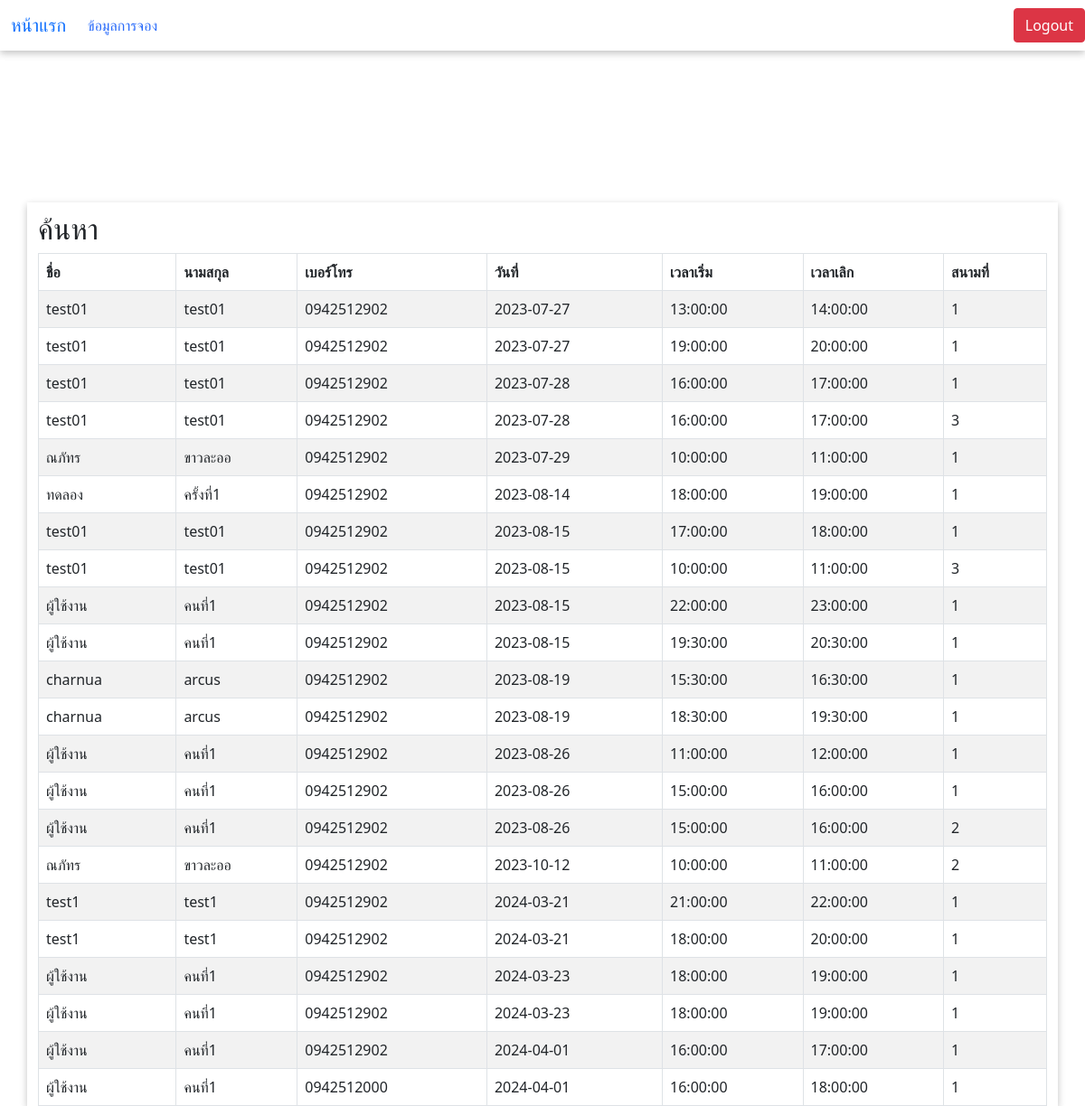
/data_reserve.php (signed in), run on the app's committed database.
### tables this page shows
CREATE TABLE `football_field` (
  `resever_id` int(11) NOT NULL,
  `firstname` varchar(255) NOT NULL,
  `lastname` varchar(255) DEFAULT NULL,
  `tel` varchar(10) NOT NULL,
  `date_reserve` date DEFAULT NULL,
  `start_time` time DEFAULT NULL,
  `end_time` time DEFAULT NULL,
  `field_number` int(1) DEFAULT NULL,
  `status` varchar(255) NOT NULL DEFAULT 'รอดำเนินการ',
  `user_id` int(11) DEFAULT NULL,
  `image_status` varchar(255) NOT NULL,
  `image_id` int(11) DEFAULT NULL
);

### data_reserve.php (the view, shortened to what this page needs)
<?php
    require_once 'config/db.php';
?>
<!DOCTYPE html>
<html lang="en">
<head>
    <link rel="stylesheet" href="style.css">
    <link href="https://cdn.jsdelivr.net/npm/bootstrap@5.0.2/dist/css/bootstrap.min.css" rel="stylesheet">
</head>
<body>
        <nav class="navbar navbar-expand-lg" style="background-color: #ffffff; box-shadow: rgba(0, 0, 0, 0.24) 0px 3px 8px; " >
  <div class="container-fluid">
    <a class="navbar-brand" href="user.php">หน้าแรก</a>
    <div class="collapse navbar-collapse" id="navbarSupportedContent">
      <ul class="navbar-nav me-auto mb-2 mb-lg-0">
        <li class="nav-item">
          <a class="nav-link active" aria-current="page" href="data_reserve.php">ข้อมูลการจอง</a>
        </li>
      </ul>
    </div>
  </div>
  <a href="logout.php" class="btn btn-danger">Logout</a>
</nav>
<br>
<br>
<section>
<div class="container-md" id="tabal" style="background-color: #ffffff; box-shadow: rgba(0, 0, 0, 0.24) 0px 3px 8px; ">
<table class="table table-striped table-bordered table-hover  ">
  <thead>
    <tr>
      <th>ชื่อ</th>
      <th>นามสกุล</th>
      <th>เบอร์โทร</th>
      <th>วันที่</th>
      <th>เวลาเริ่ม</th>
      <th>เวลาเลิก</th>
      <th>สนามที่</th>
    </tr>
  </thead>
    <tbody>
        <h2>ค้นหา</h2>
     <?php
        $select_stmt = $conn->prepare("SELECT * FROM football_field ");
        $select_stmt->execute();
        while ($row = $select_stmt->fetch(PDO::FETCH_ASSOC)){
     ?>
        <tr>
          <td><?php  echo $row['firstname']; ?></td>
          <td><?php  echo $row['lastname']; ?></td>
          <td><?php  echo $row['tel']; ?></td>
          <td><?php  echo $row['date_reserve']; ?></td>
          <td><?php  echo $row['start_time']; ?></td>
          <td><?php  echo $row['end_time']; ?></td>
          <td><?php  echo $row['field_number']; ?></td>
        </tr>
    <?php } ?>
    </tbody>
</table>
        </div>
</section>
</body>
</html>

### style.css (style rules this page uses)
body { margin: 0; padding: 0; font-family: montserrat; background: #fafafa; height: 100vh; overflow: scroll; }
.navbar-nav .nav-link { color: #296bfa; }
.container-md { margin-top: 10%; }
.container-md h2 { padding-top: 10px; }
.navbar { position: fixed; width: 100%; top: 0; z-index: 2; }

### data on the page
football_field: firstname "test01", lastname "test01", tel "0942512902", date_reserve "2023-07-27", start_time "13:00:00", end_time "14:00:00", field_number "1"
football_field: firstname "test01", lastname "test01", tel "0942512902", date_reserve "2023-07-27", start_time "19:00:00", end_time "20:00:00", field_number "1"
football_field: firstname "test01", lastname "test01", tel "0942512902", date_reserve "2023-07-28", start_time "16:00:00", end_time "17:00:00", field_number "1"
football_field: firstname "test01", lastname "test01", tel "0942512902", date_reserve "2023-07-28", start_time "16:00:00", end_time "17:00:00", field_number "3"
football_field: firstname "ณภัทร", lastname "ขาวละออ", tel "0942512902", date_reserve "2023-07-29", start_time "10:00:00", end_time "11:00:00", field_number "1"
football_field: firstname "ทดลอง", lastname "ครั้งที่1", tel "0942512902", date_reserve "2023-08-14", start_time "18:00:00", end_time "19:00:00", field_number "1"
football_field: firstname "test01", lastname "test01", tel "0942512902", date_reserve "2023-08-15", start_time "17:00:00", end_time "18:00:00", field_number "1"
football_field: firstname "test01", lastname "test01", tel "0942512902", date_reserve "2023-08-15", start_time "10:00:00", end_time "11:00:00", field_number "3"
football_field: firstname "ผู้ใช้งาน", lastname "คนที่1", tel "0942512902", date_reserve "2023-08-15", start_time "22:00:00", end_time "23:00:00", field_number "1"
football_field: firstname "ผู้ใช้งาน", lastname "คนที่1", tel "0942512902", date_reserve "2023-08-15", start_time "19:30:00", end_time "20:30:00", field_number "1"
football_field: firstname "charnua", lastname "arcus", tel "0942512902", date_reserve "2023-08-19", start_time "15:30:00", end_time "16:30:00", field_number "1"
football_field: firstname "charnua", lastname "arcus", tel "0942512902", date_reserve "2023-08-19", start_time "18:30:00", end_time "19:30:00", field_number "1"
football_field: firstname "ผู้ใช้งาน", lastname "คนที่1", tel "0942512902", date_reserve "2023-08-26", start_time "11:00:00", end_time "12:00:00", field_number "1"
football_field: firstname "ผู้ใช้งาน", lastname "คนที่1", tel "0942512902", date_reserve "2023-08-26", start_time "15:00:00", end_time "16:00:00", field_number "1"
football_field: firstname "ผู้ใช้งาน", lastname "คนที่1", tel "0942512902", date_reserve "2023-08-26", start_time "15:00:00", end_time "16:00:00", field_number "2"
football_field: firstname "ณภัทร", lastname "ขาวละออ", tel "0942512902", date_reserve "2023-10-12", start_time "10:00:00", end_time "11:00:00", field_number "2"
football_field: firstname "test1", lastname "test1", tel "0942512902", date_reserve "2024-03-21", start_time "21:00:00", end_time "22:00:00", field_number "1"
football_field: firstname "test1", lastname "test1", tel "0942512902", date_reserve "2024-03-21", start_time "18:00:00", end_time "20:00:00", field_number "1"
football_field: firstname "ผู้ใช้งาน", lastname "คนที่1", tel "0942512902", date_reserve "2024-03-23", start_time "18:00:00", end_time "19:00:00", field_number "1"
football_field: firstname "ผู้ใช้งาน", lastname "คนที่1", tel "0942512902", date_reserve "2024-03-23", start_time "18:00:00", end_time "19:00:00", field_number "1"
football_field: firstname "ผู้ใช้งาน", lastname "คนที่1", tel "0942512902", date_reserve "2024-04-01", start_time "16:00:00", end_time "17:00:00", field_number "1"
football_field: firstname "ผู้ใช้งาน", lastname "คนที่1", tel "0942512000", date_reserve "2024-04-01", start_time "16:00:00", end_time "18:00:00", field_number "1"
